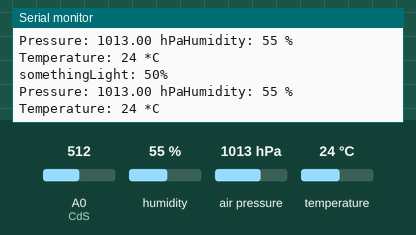
Simulated run of this sketch. Board: Arduino Uno, built with avr-gcc and run on an emulated ATmega328P. Shown: the last lines printed to the serial monitor. The inputs (shaded band) are chosen by the test bench; at power-on: humidity 55 %, air pressure 1013 hPa, A0 (CdS) = 512, temperature 24 °C.

Above: at 2.8 s.
2.9 s: humidity set to 22 %
At 4.0 s:
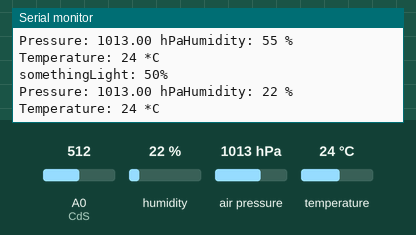
4.4 s: air pressure set to 952 hPa
At 5.7 s:
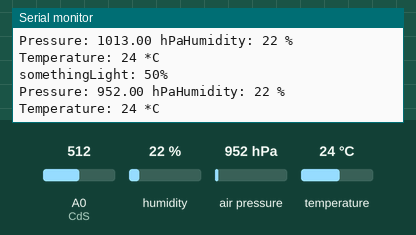
5.9 s: A0 (CdS) set to 716
At 7.2 s:
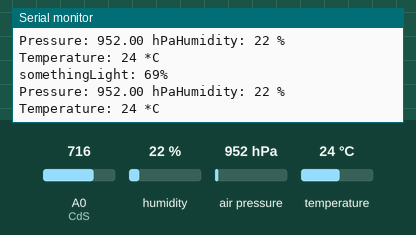
7.4 s: temperature set to 12 °C
At 8.8 s:
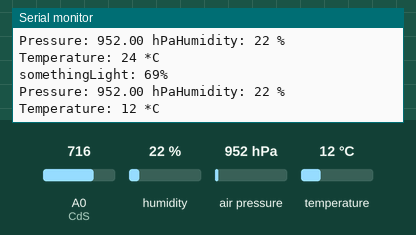
8.9 s: air pressure set to 975 hPa
At 10.2 s:
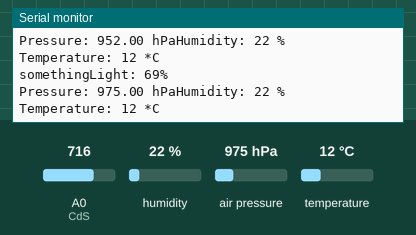
10.4 s: A0 (CdS) set to 992
At 11.4 s:
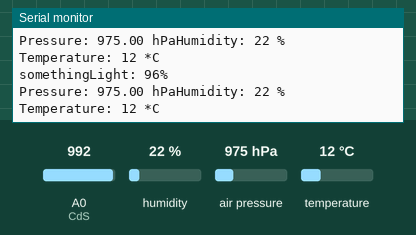
Timing chart, 0 to 13.4 s (numbered marks = the images above; inputs shaded):
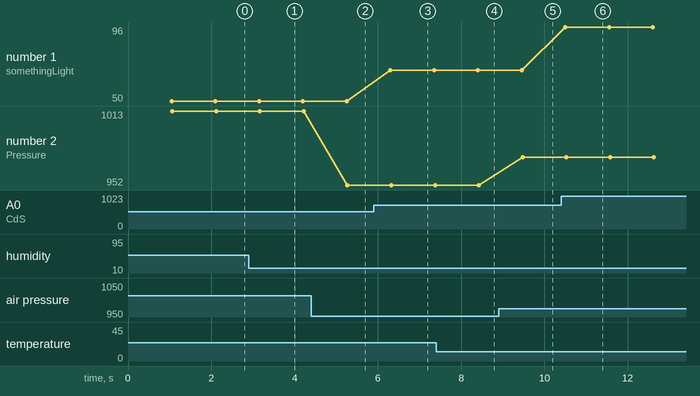

The sketch:

CdS_DHT11_BMP180_Serial.ino
```cpp
/*
  Name: CdS_DHT11
  Date: 8/5/14
  Author: Will Streyer

  Description: Uses a CdS photoresistor to determine light level.
  CdS is paired with resistor, R1, as shown below.

  SCHEMATIC of CdS Light Sensor
  ====================================
  | +5 |----(CdS)----{R1}----|> GND  |
  |           ^^   |______|          |
  |           ||  Analog Input       |
  |           hv                     |
  |                                  |
  |          R1 = 33k Ohm            |
  ====================================
  -Analog input is sent to serial output.

  -Additionally, a DHT11 digital temperature and humidity sensor is attached to pin 7

  -Attached an Adafruit BMP180 to A4 and A5 for barametric pressure, temperature and altitude

  The temperature, humidity, and light level are displayed on a Liquid Crystal Display
 */

//Include the dht11 code
#include <dht11.h>

//include the LCD code:
#include <LiquidCrystal.h>

//include the math library
#include <math.h>

//include BMP180 libraries
#include <Wire.h>
#include <Adafruit_Sensor.h>
#include <Adafruit_BMP085_U.h>

//Initialize the BMP180 sensor entity
Adafruit_BMP085_Unified bmp = Adafruit_BMP085_Unified(10085);
float hPa = 101;

//initialize an instance of the dht11 entity
dht11 DHT11;

//Set pin numbers for CdS light sensor
const int CdS = A0;

//Initialize values to read and display dht11 data
int sensorValue = 0;        // value read from the pot
float outputValue = 0;        // value output to the PWM (analog out)

void setup()
{
  //Open serial port
  Serial.begin(9600);
  Serial.println("CdS Photoresistor Light Sensor and");
  Serial.println("DHT11 Digital Humidity and Temperature Sensor");

  //Connect dht11 to digital pin
  DHT11.attach(7);
}

void loop()
{
  //Update after 1 seconds
  delay(1000);

  // print pressure value
  sensors_event_t event;
  bmp.getEvent(&event);
  if (event.pressure)
  {
    hPa = event.pressure;
    Serial.print("something");
  }
  else
  {

  }
  // read the analog in light sensor value:
  sensorValue = analogRead(CdS);

  // map it to a percent value:
  int outputValue = round(map(sensorValue, 0, 1023, 0, 100));

  // print the ambient light level
  Serial.print("Light: ");
  Serial.print(outputValue);
  Serial.println("%");

  Serial.print("Pressure: ");
  Serial.print(hPa);
  Serial.print(" hPa");


  //Read DHT11 Output
  DHT11.read();

  //Print the humidity
  Serial.print("Humidity: ");
  Serial.print(DHT11.humidity);
  Serial.println(" %");

  //Print the temperature
  Serial.print("Temperature: ");
  Serial.print(DHT11.temperature);
  Serial.println(" *C");

}
```

Measured:
- after the input at 2.9 s, the serial monitor: prints a new line after 0.27 s (image 1)
- after the input at 4.4 s, the serial monitor: prints a new line after 0.87 s (image 2)
- after the input at 5.9 s, the serial monitor: prints a new line after 0.40 s (image 3)
- after the input at 7.4 s, the serial monitor: prints a new line after 1.1 s (image 4)
- after the input at 8.9 s, the serial monitor: prints a new line after 0.57 s (image 5)
- after the input at 10.4 s, the serial monitor: prints a new line after 0.10 s (image 6)
- plotted number 1: 50 → 69 after the input at 5.9 s, 69 → 96 after the input at 10.4 s
- plotted number 2: 1013 → 952 after the input at 4.4 s, 952 → 975 after the input at 8.9 s
